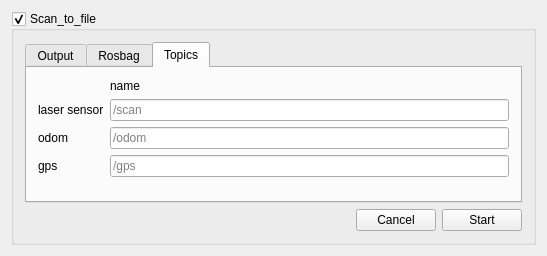
<?xml version="1.0" encoding="UTF-8"?>
<ui version="4.0">
 <class>Scan_to_file_widget</class>
 <widget class="QWidget" name="Scan_to_file_widget">
  <property name="geometry">
   <rect>
    <x>0</x>
    <y>0</y>
    <width>547</width>
    <height>256</height>
   </rect>
  </property>
  <property name="windowTitle">
   <string>Scan_to_file_widget</string>
  </property>
  <layout class="QVBoxLayout" name="verticalLayout_3">
   <item>
    <widget class="QGroupBox" name="gb_scan_to_file">
     <property name="enabled">
      <bool>true</bool>
     </property>
     <property name="styleSheet">
      <string notr="true">QGroupBox#gb_scan_to_file { 
	border: 1px solid gray; 
	border-radius: 9px; 
	margin-top: 0.5em;
	padding-top: 0.5em; 
}
 QGroupBox#gb_scan_to_file::title {
    subcontrol-origin: margin;
    left: 10px;
    padding: 0 3px 0 3px;
}</string>
     </property>
     <property name="title">
      <string>Scan_to_file</string>
     </property>
     <property name="checkable">
      <bool>true</bool>
     </property>
     <property name="checked">
      <bool>true</bool>
     </property>
     <layout class="QVBoxLayout" name="verticalLayout_4">
      <item>
       <widget class="QWidget" name="w_content" native="true">
        <property name="sizePolicy">
         <sizepolicy hsizetype="Preferred" vsizetype="Preferred">
          <horstretch>0</horstretch>
          <verstretch>0</verstretch>
         </sizepolicy>
        </property>
        <layout class="QVBoxLayout" name="w_hide">
         <property name="spacing">
          <number>6</number>
         </property>
         <property name="leftMargin">
          <number>0</number>
         </property>
         <property name="topMargin">
          <number>0</number>
         </property>
         <property name="rightMargin">
          <number>0</number>
         </property>
         <property name="bottomMargin">
          <number>0</number>
         </property>
         <item>
          <widget class="QTabWidget" name="tb_settings">
           <property name="enabled">
            <bool>true</bool>
           </property>
           <property name="currentIndex">
            <number>2</number>
           </property>
           <widget class="QWidget" name="tab_output">
            <attribute name="title">
             <string>Output</string>
            </attribute>
            <layout class="QVBoxLayout" name="verticalLayout_2">
             <item>
              <layout class="QGridLayout" name="gl_output">
               <item row="1" column="0">
                <widget class="QLineEdit" name="le_output">
                 <property name="readOnly">
                  <bool>true</bool>
                 </property>
                </widget>
               </item>
               <item row="0" column="0">
                <widget class="QLabel" name="l_output">
                 <property name="text">
                  <string>directory for the scan files</string>
                 </property>
                </widget>
               </item>
               <item row="1" column="1">
                <widget class="QPushButton" name="pb_output">
                 <property name="text">
                  <string>...</string>
                 </property>
                </widget>
               </item>
              </layout>
             </item>
             <item>
              <spacer name="vs">
               <property name="orientation">
                <enum>Qt::Vertical</enum>
               </property>
               <property name="sizeHint" stdset="0">
                <size>
                 <width>20</width>
                 <height>40</height>
                </size>
               </property>
              </spacer>
             </item>
            </layout>
           </widget>
           <widget class="QWidget" name="tab_rosbag">
            <attribute name="title">
             <string>Rosbag</string>
            </attribute>
            <layout class="QVBoxLayout" name="verticalLayout">
             <item>
              <layout class="QGridLayout" name="gl_rosbag">
               <item row="1" column="0">
                <widget class="QLineEdit" name="le_filePath">
                 <property name="readOnly">
                  <bool>true</bool>
                 </property>
                </widget>
               </item>
               <item row="1" column="1">
                <widget class="QPushButton" name="pb_fileDialog">
                 <property name="text">
                  <string>...</string>
                 </property>
                </widget>
               </item>
              </layout>
             </item>
             <item>
              <layout class="QGridLayout" name="gl_rosbag2">
               <item row="2" column="0">
                <widget class="QLabel" name="l_units">
                 <property name="text">
                  <string>Units</string>
                 </property>
                </widget>
               </item>
               <item row="2" column="2">
                <widget class="QRadioButton" name="rb_centimeter">
                 <property name="text">
                  <string>cm</string>
                 </property>
                 <property name="checked">
                  <bool>false</bool>
                 </property>
                </widget>
               </item>
               <item row="1" column="1">
                <widget class="QRadioButton" name="rb_lefthanded">
                 <property name="text">
                  <string>left-handed</string>
                 </property>
                </widget>
               </item>
               <item row="1" column="0">
                <widget class="QLabel" name="l_coordinates">
                 <property name="text">
                  <string>Coordinates</string>
                 </property>
                </widget>
               </item>
               <item row="1" column="2">
                <widget class="QRadioButton" name="rb_righthanded">
                 <property name="text">
                  <string>right-handed</string>
                 </property>
                 <property name="checked">
                  <bool>true</bool>
                 </property>
                </widget>
               </item>
               <item row="2" column="1">
                <widget class="QRadioButton" name="rb_meter">
                 <property name="text">
                  <string>m</string>
                 </property>
                </widget>
               </item>
              </layout>
             </item>
             <item>
              <spacer name="vs1">
               <property name="orientation">
                <enum>Qt::Vertical</enum>
               </property>
               <property name="sizeHint" stdset="0">
                <size>
                 <width>20</width>
                 <height>40</height>
                </size>
               </property>
              </spacer>
             </item>
            </layout>
           </widget>
           <widget class="QWidget" name="tab_topics">
            <attribute name="title">
             <string>Topics</string>
            </attribute>
            <layout class="QGridLayout" name="gridLayout_4">
             <item row="2" column="0">
              <widget class="QLabel" name="l_odom">
               <property name="text">
                <string>odom</string>
               </property>
              </widget>
             </item>
             <item row="4" column="2">
              <spacer name="vs2">
               <property name="orientation">
                <enum>Qt::Vertical</enum>
               </property>
               <property name="sizeHint" stdset="0">
                <size>
                 <width>20</width>
                 <height>40</height>
                </size>
               </property>
              </spacer>
             </item>
             <item row="1" column="0">
              <widget class="QLabel" name="l_scan">
               <property name="text">
                <string>laser sensor</string>
               </property>
              </widget>
             </item>
             <item row="3" column="0">
              <widget class="QLabel" name="l_gps">
               <property name="text">
                <string>gps</string>
               </property>
              </widget>
             </item>
             <item row="3" column="2">
              <widget class="QLineEdit" name="le_gps">
               <property name="text">
                <string/>
               </property>
               <property name="placeholderText">
                <string>/gps</string>
               </property>
              </widget>
             </item>
             <item row="1" column="2">
              <widget class="QLineEdit" name="le_scan">
               <property name="text">
                <string/>
               </property>
               <property name="placeholderText">
                <string>/scan</string>
               </property>
              </widget>
             </item>
             <item row="0" column="2">
              <widget class="QLabel" name="l_name">
               <property name="text">
                <string>name</string>
               </property>
              </widget>
             </item>
             <item row="2" column="2">
              <widget class="QLineEdit" name="le_odom">
               <property name="placeholderText">
                <string>/odom</string>
               </property>
              </widget>
             </item>
            </layout>
           </widget>
          </widget>
         </item>
         <item>
          <layout class="QHBoxLayout" name="hl_start">
           <item>
            <spacer name="horizontalSpacer">
             <property name="orientation">
              <enum>Qt::Horizontal</enum>
             </property>
             <property name="sizeHint" stdset="0">
              <size>
               <width>40</width>
               <height>20</height>
              </size>
             </property>
            </spacer>
           </item>
           <item>
            <widget class="QPushButton" name="pb_cancel">
             <property name="text">
              <string>Cancel</string>
             </property>
            </widget>
           </item>
           <item>
            <widget class="QPushButton" name="pb_start">
             <property name="text">
              <string>Start</string>
             </property>
            </widget>
           </item>
          </layout>
         </item>
        </layout>
       </widget>
      </item>
     </layout>
    </widget>
   </item>
  </layout>
 </widget>
 <layoutdefault spacing="6" margin="11"/>
 <resources/>
 <connections/>
</ui>
